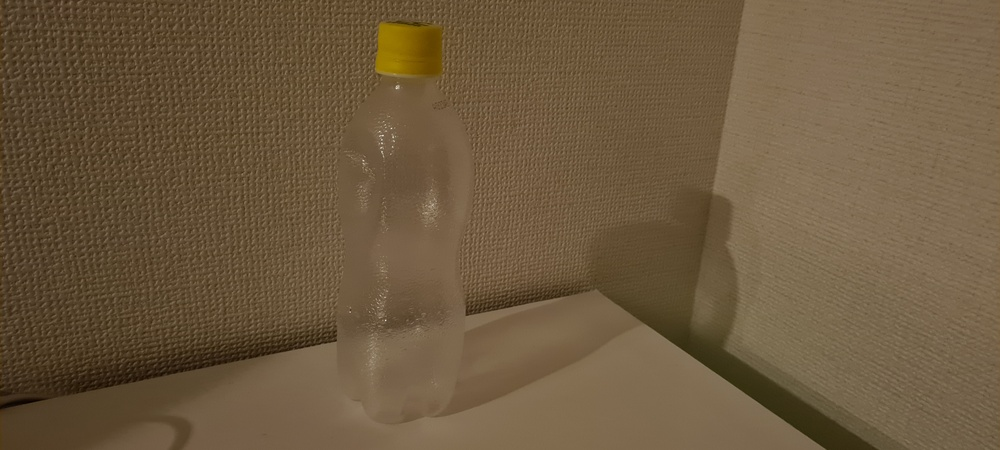
#> input picture aq1.jpg, 1000 x 450 px, shrunk from 4032 x 1816 before the run
$ python cp-p6.py
#> lines starting #> are read from the running program, lines starting #| are printed output that depends on the picture; long printed decimals are rounded
import numpy as np
import cv2 as cv
from matplotlib import pyplot as plt

# Main
img1 = cv.imread('aq1.jpg',0)  #queryimage # left image
#> img1: shape (450, 1000); min 3, max 227, mean 91.9
img2 = cv.imread('aq2.jpg',0) #trainimage # right image
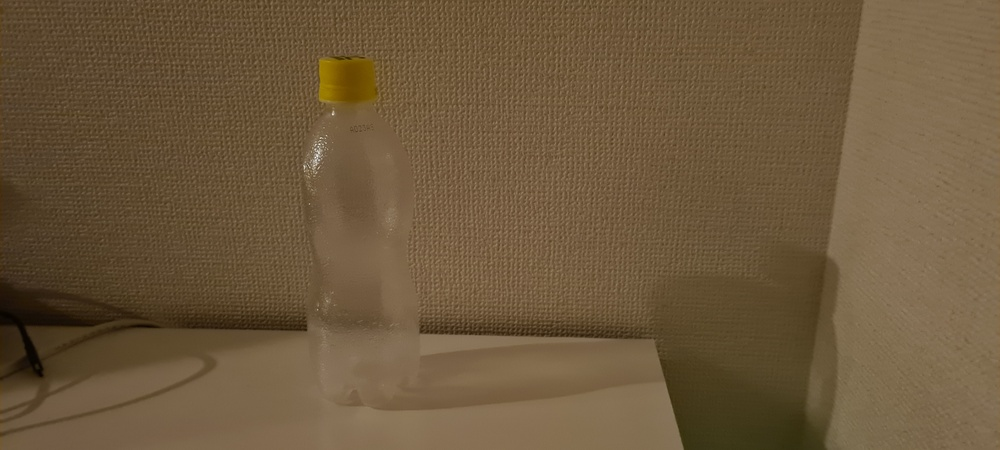
#> input picture aq2.jpg, 1000 x 450 px, shrunk from 4032 x 1816 before the run
#> img2: shape (450, 1000); min 3, max 247, mean 91.1

sift = cv.SIFT_create()

# find the keypoints and descriptors with SIFT
kp1, des1 = sift.detectAndCompute(img1,None)
#> kp1 = 952 keypoints; strongest (x, y, size): (397, 87, 2.6), (308, 346, 2), (467, 314, 2), (313, 345, 1.9)
kp2, des2 = sift.detectAndCompute(img2,None)
#> kp2 = 447 keypoints; strongest (x, y, size): (306, 330, 1.8), (348, 58, 2.1), (421, 331, 2.7), (582, 335, 2.5)

# FLANN parameters
FLANN_INDEX_KDTREE = 1
index_params = dict(algorithm = FLANN_INDEX_KDTREE, trees = 5)
search_params = dict(checks=50)

flann = cv.FlannBasedMatcher(index_params,search_params)
matches = flann.knnMatch(des1,des2,k=2)
#> matches = 952 matches

pts1 = []
pts2 = []

# ratio test as per Lowe's paper
j =0
for i,(m,n) in enumerate(matches):
    if m.distance < 0.8*n.distance:
        pts2.append(kp2[m.trainIdx].pt)
        pts1.append(kp1[m.queryIdx].pt)
        j = j+1
#> after the loop, j = 47; pts1 = 47 pairs, first value 9.42 to 791.6, second value 15 to 427.2; pts2 = 47 pairs, first value 154.4 to 680.1, second value 12.59 to 433.2
#print(j)
#print("nbr point --------------------------------------")

pts1 = np.int32(pts1)
#> pts1 = 47 pairs, first value 9 to 791, second value 15 to 427
pts2 = np.int32(pts2)
#> pts2 = 47 pairs, first value 154 to 680, second value 12 to 433
F, mask = cv.findFundamentalMat(pts1,pts2,cv.FM_LMEDS)
#> F = [[2.62e-06, 2.09e-06, -0.00453], [3.55e-06, -3.54e-07, -0.00905], [0.0019, 0.00624, 1]]; mask = 47 values, max 1 at index 1, min 0 at index 0, mean 0.638

# We select only inlier points
pts1 = pts1[mask.ravel()==1]
#> pts1 = 30 pairs, first value 14 to 665, second value 15 to 336
pts2 = pts2[mask.ravel()==1]
#> pts2 = 30 pairs, first value 154 to 680, second value 12 to 431

print(len(pts2))
#| 30
print("nbr good point kept --------------------------------------")
def drawlines(img1,img2,lines,pts1,pts2):
    ''' img1 - image on which we draw the epilines for the points in img2
        lines - corresponding epilines '''
    r,c = img1.shape
    img1 = cv.cvtColor(img1,cv.COLOR_GRAY2BGR)
    img2 = cv.cvtColor(img2,cv.COLOR_GRAY2BGR)
    j = 0
    mean=0
    for r,pt1,pt2 in zip(lines,pts1,pts2):
        color = tuple(np.random.randint(0,255,3).tolist())
        x0,y0 = map(int, [0, -r[2]/r[1] ])
        x1,y1 = map(int, [c, -(r[2]+r[0]*c)/r[1] ])
        img1 = cv.line(img1, (x0,y0), (x1,y1), color,1)
        img1 = cv.circle(img1,tuple(pt1),5,color,-1)
        img2 = cv.circle(img2,tuple(pt2),5,color,-1)


        a = pt2 # gauche
        b = pt2 # droite
        new = np.array([a[0],a[1],1])
        FF = np.dot(F,new) # prod de F et x' y' 1
        #print(FF)
        az = FF[0]*b[0]+FF[1]*b[1]+1 # on calcule ax+by+c
        #print(az )
        mean = mean + az
    mean = mean / 26
    print(mean)
    print("----------------------------------------------")
    return img1,img2


# Find epilines corresponding to points in right image (second image) and
# drawing its lines on left image
lines1 = cv.computeCorrespondEpilines(pts2.reshape(-1,1,2), 2,F)
#> lines1 = 30 rows, first 8: [0.37, 0.929, -64.64], [0.369, 0.929, -62.69], [0.36, 0.933, -38.71], [0.366, 0.931, -54.61], [0.399, 0.917, -149.4], [0.431, 0.902, -241.2], [0.399, 0.917, -148.8], [0.398, 0.917, -144.9]
lines1 = lines1.reshape(-1,3)
img5,img6 = drawlines(img1,img2,lines1,pts1,pts2)
#> the loop in drawlines, `for r,pt1,pt2 in zip(lines,pts1,pts2):` made 30 passes
#> (r, pt1, color, y0, y1, new, FF, az) on passes 1 to 6: ([0.37, 0.929, -64.64], [14, 62], (172, 47, 117), 69, -328, [302, 12, 1], [-0.00372, -0.00799, 1.65], -0.219), ([0.369, 0.929, -62.69], [32, 57], (192, 67, 251), 67, -329, [154, 82, 1], [-0.00396, -0.00854, 1.8], -0.31), ([0.36, 0.933, -38.71], [66, 16], (195, 103, 9), 41, -344, [173, 54, 1], [-0.00397, -0.00846, 1.67], -0.143), ([0.366, 0.931, -54.61], [71, 32], (211, 21, 242), 58, -334, [176, 65, 1], [-0.00394, -0.00845, 1.74], -0.242), ([0.399, 0.917, -149.4], [134, 106], (36, 87, 70), 162, -272, [218, 121, 1], [-0.00371, -0.00832, 2.17], -0.816), ([0.431, 0.902, -241.2], [160, 190], (216, 88, 140), 267, -210, [395, 120, 1], [-0.00325, -0.00769, 2.5], -1.21)
#> after the loop in drawlines, `for r,pt1,pt2 in zip(lines,pts1,pts2):`:
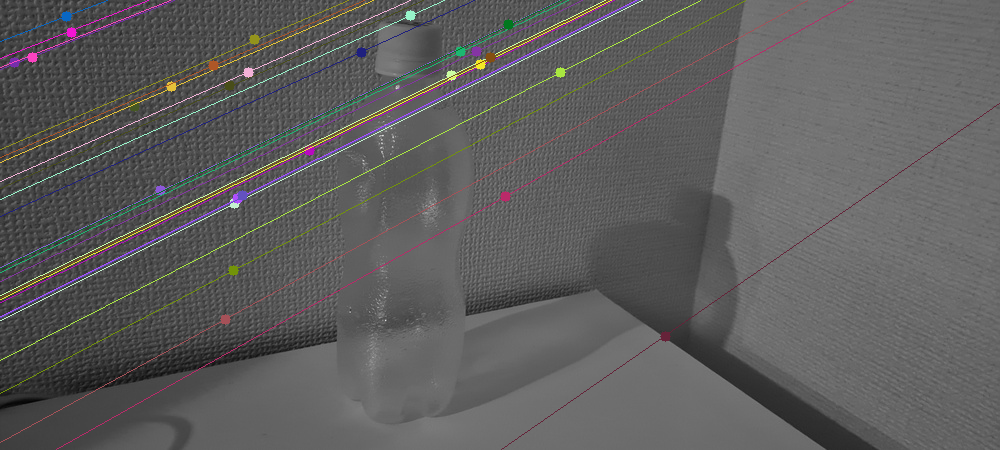
#> img1: shape (450, 1000, 3); mean B, G, R 93.1, 93.2, 94.1
#> after the loop in drawlines, `for r,pt1,pt2 in zip(lines,pts1,pts2):`:
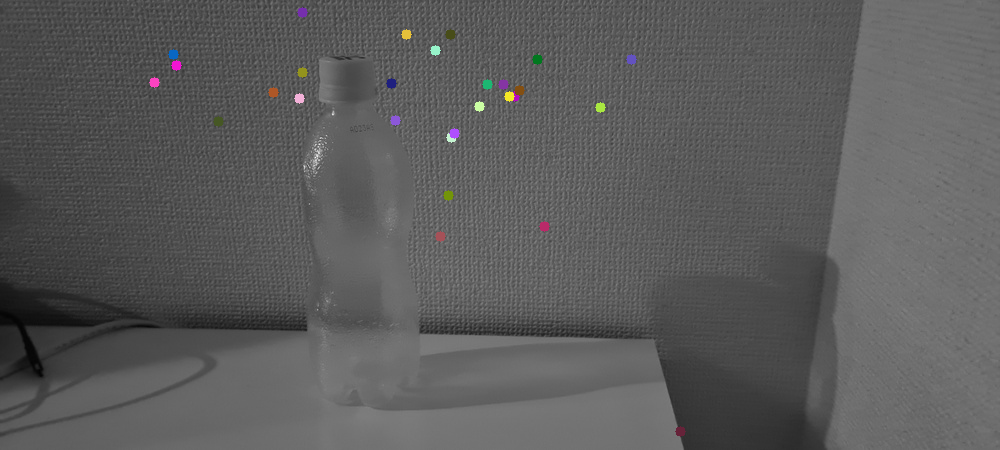
#> img2: shape (450, 1000, 3); mean B, G, R 91.2, 91.2, 91.3
#> after the loop in drawlines, `for r,pt1,pt2 in zip(lines,pts1,pts2):`: mean = -33.32
#> in drawlines, `mean = mean / 26`: mean = -1.28
#| -1.282

# Find epilines corresponding to points in left image (first image) and
# drawing its lines on right image
lines2 = cv.computeCorrespondEpilines(pts1.reshape(-1,1,2), 1,F)
#> lines2 = 30 rows, first 8: [-0.435, -0.9, 140.9], [-0.435, -0.9, 142.3], [-0.44, -0.898, 124.6], [-0.437, -0.9, 136.2], [-0.418, -0.909, 202], [-0.399, -0.917, 266.9], [-0.418, -0.908, 199.4], [-0.419, -0.908, 197.5]
lines2 = lines2.reshape(-1,3)
img3,img4 = drawlines(img2,img1,lines2,pts2,pts1)
#> the loop in drawlines (call 2), `for r,pt1,pt2 in zip(lines,pts1,pts2):` made 30 passes
#> (r, pt1, color, y0, y1, new, FF, az) on passes 1 to 6: ([-0.435, -0.9, 140.9], [302, 12], (119, 11, 174), 156, -327, [14, 62, 1], [-0.00437, -0.00903, 1.41], 0.379), ([-0.435, -0.9, 142.3], [154, 82], (82, 91, 128), 158, -325, [32, 57, 1], [-0.00433, -0.00896, 1.42], 0.351), ([-0.44, -0.898, 124.6], [173, 54], (142, 99, 53), 138, -351, [66, 16, 1], [-0.00433, -0.00883, 1.23], 0.573), ([-0.437, -0.9, 136.2], [176, 65], (140, 121, 170), 151, -334, [71, 32, 1], [-0.00428, -0.00881, 1.33], 0.414), ([-0.418, -0.909, 202], [218, 121], (84, 203, 68), 222, -237, [134, 106, 1], [-0.00396, -0.00862, 1.92], -0.444), ([-0.399, -0.917, 266.9], [395, 120], (6, 196, 47), 290, -143, [160, 190, 1], [-0.00372, -0.00855, 2.49], -1.22)
#> (r, pt1, pt2, color, y0, y1) on pass 29: ([-0.38, -0.925, 327.6], [600, 107], [560, 72], (41, 58, 193), 354, -57)
#> pass 1, in drawlines (call 2), `img1 = cv.line(img1, (x0,y0), (x1,y1), color,1)`:
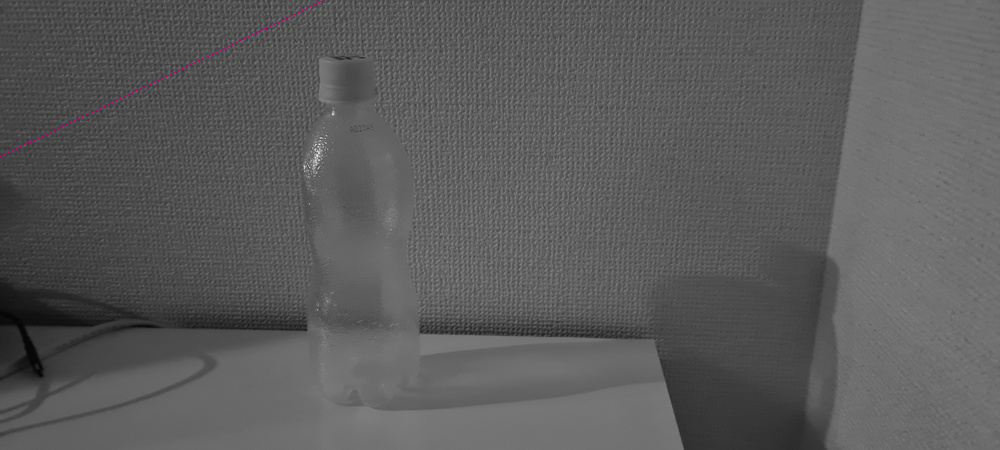
#> img1: shape (450, 1000, 3); mean B, G, R 91.1, 91, 91.2
#> after the loop in drawlines (call 2), `for r,pt1,pt2 in zip(lines,pts1,pts2):`:
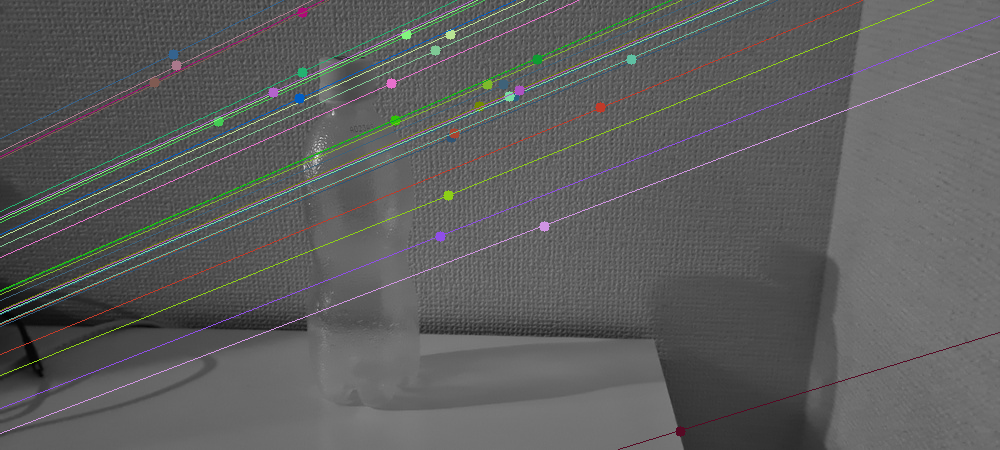
#> img1: shape (450, 1000, 3); mean B, G, R 92.6, 93.2, 92.5
#> after the loop in drawlines (call 2), `for r,pt1,pt2 in zip(lines,pts1,pts2):`:
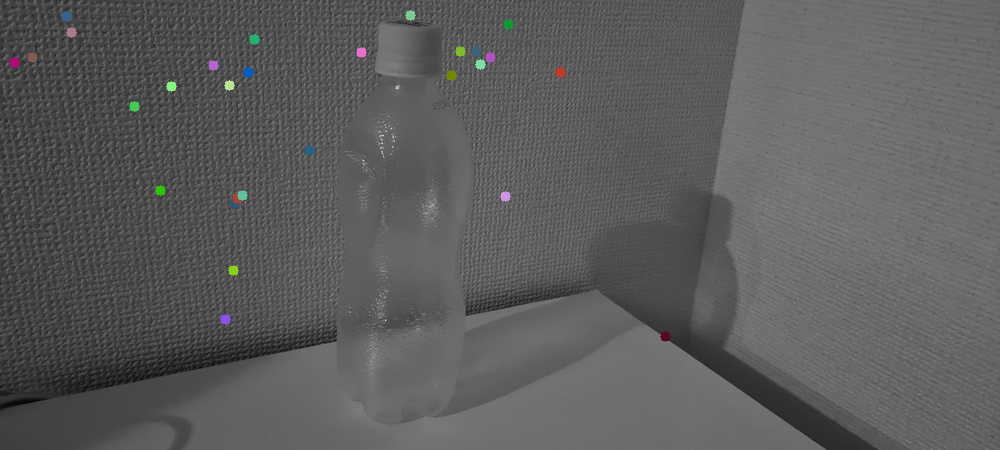
#> img2: shape (450, 1000, 3); mean B, G, R 92.1, 92.2, 92.1
#| -1.025

plt.subplot(121),plt.imshow(img5)
plt.subplot(122),plt.imshow(img3)
plt.show()
#> figure, not shown here; B, G, R data is drawn as R, G, B

print(F)
#| [[ 2.61528075e-06  2.09270468e-06 -4.53279786e-03]
#|  [ 3.54821097e-06 -3.54277335e-07 -9.05379118e-03]
#|  [ 1.89838842e-03  6.23696922e-03  1.00000000e+00]]


# Need to draw only good matches, so create a mask
matchesMask = [[0,0] for i in range(len(matches))]

# ratio test as per Lowe's paper
for i,(m,n) in enumerate(matches):
    if m.distance < 0.7*n.distance:
        matchesMask[i]=[1,0]
draw_params = dict(matchColor = (0,255,0),
                   singlePointColor = (255,0,0),
                   matchesMask = matchesMask,
                   flags = cv.DrawMatchesFlags_DEFAULT)
imgz = cv.drawMatchesKnn(img1,kp1,img2,kp2,matches,None,**draw_params)
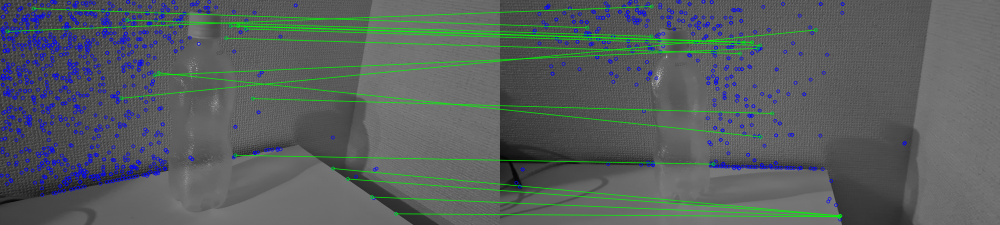
#> imgz: shape (450, 2000, 3) (shown at 1/2 size); mean of channels 0, 1, 2 93.9, 93.6, 86.9; drawn as B, G, R

cv.imshow('Matches', imgz)
cv.waitKey()

cv.imshow('gauche', img5)
cv.waitKey()
cv.imshow('droite', img3)
cv.waitKey()
cv.destroyAllWindows()
